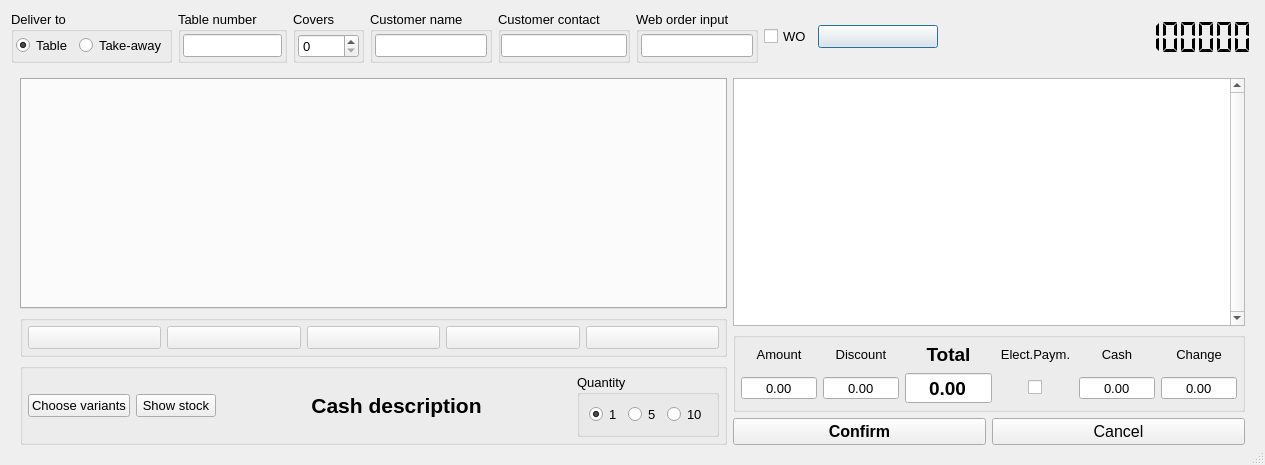
<?xml version="1.0" encoding="UTF-8"?>
<ui version="4.0">
 <author>Paolo De Stefani</author>
 <class>OrderDialog2</class>
 <widget class="QDialog" name="OrderDialog2">
  <property name="windowModality">
   <enum>Qt::WindowModality::NonModal</enum>
  </property>
  <property name="geometry">
   <rect>
    <x>0</x>
    <y>0</y>
    <width>1194</width>
    <height>465</height>
   </rect>
  </property>
  <property name="font">
   <font>
    <pointsize>10</pointsize>
   </font>
  </property>
  <property name="windowTitle">
   <string>Order dialog</string>
  </property>
  <property name="sizeGripEnabled">
   <bool>true</bool>
  </property>
  <layout class="QVBoxLayout" name="verticalLayout_14">
   <item>
    <layout class="QHBoxLayout" name="horizontalLayout_4">
     <item>
      <widget class="QGroupBox" name="groupBoxDeliver">
       <property name="title">
        <string>Deliver to</string>
       </property>
       <layout class="QVBoxLayout" name="verticalLayout_6">
        <property name="leftMargin">
         <number>2</number>
        </property>
        <property name="topMargin">
         <number>2</number>
        </property>
        <property name="rightMargin">
         <number>2</number>
        </property>
        <property name="bottomMargin">
         <number>2</number>
        </property>
        <item>
         <layout class="QHBoxLayout" name="horizontalLayout_2">
          <item>
           <widget class="QRadioButton" name="radioButtonTable">
            <property name="text">
             <string>Table</string>
            </property>
            <property name="checked">
             <bool>true</bool>
            </property>
           </widget>
          </item>
          <item>
           <widget class="QRadioButton" name="radioButtonTakeAway">
            <property name="text">
             <string>Take-away</string>
            </property>
           </widget>
          </item>
         </layout>
        </item>
       </layout>
      </widget>
     </item>
     <item>
      <widget class="QGroupBox" name="groupBoxTableNum">
       <property name="title">
        <string>Table number</string>
       </property>
       <layout class="QVBoxLayout" name="verticalLayout_8">
        <property name="leftMargin">
         <number>2</number>
        </property>
        <property name="topMargin">
         <number>2</number>
        </property>
        <property name="rightMargin">
         <number>2</number>
        </property>
        <property name="bottomMargin">
         <number>2</number>
        </property>
        <item>
         <widget class="QLineEdit" name="lineEditTable">
          <property name="inputMask">
           <string/>
          </property>
         </widget>
        </item>
       </layout>
      </widget>
     </item>
     <item>
      <widget class="QGroupBox" name="groupBoxCovers">
       <property name="title">
        <string>Covers</string>
       </property>
       <layout class="QVBoxLayout" name="verticalLayout_9">
        <property name="leftMargin">
         <number>2</number>
        </property>
        <property name="topMargin">
         <number>2</number>
        </property>
        <property name="rightMargin">
         <number>2</number>
        </property>
        <property name="bottomMargin">
         <number>2</number>
        </property>
        <item>
         <widget class="QSpinBox" name="spinBoxCovers">
          <property name="buttonSymbols">
           <enum>QAbstractSpinBox::ButtonSymbols::UpDownArrows</enum>
          </property>
          <property name="minimum">
           <number>0</number>
          </property>
          <property name="maximum">
           <number>999</number>
          </property>
         </widget>
        </item>
       </layout>
      </widget>
     </item>
     <item>
      <widget class="QGroupBox" name="groupBoxCustomerName">
       <property name="title">
        <string>Customer name</string>
       </property>
       <layout class="QVBoxLayout" name="verticalLayout_10">
        <property name="leftMargin">
         <number>2</number>
        </property>
        <property name="topMargin">
         <number>2</number>
        </property>
        <property name="rightMargin">
         <number>2</number>
        </property>
        <property name="bottomMargin">
         <number>2</number>
        </property>
        <item>
         <widget class="QLineEdit" name="lineEditCustomerName"/>
        </item>
       </layout>
      </widget>
     </item>
     <item>
      <widget class="QGroupBox" name="groupBoxCustomerContact">
       <property name="title">
        <string>Customer contact</string>
       </property>
       <layout class="QVBoxLayout" name="verticalLayout_17">
        <property name="leftMargin">
         <number>0</number>
        </property>
        <property name="topMargin">
         <number>0</number>
        </property>
        <property name="rightMargin">
         <number>0</number>
        </property>
        <property name="bottomMargin">
         <number>0</number>
        </property>
        <item>
         <widget class="QLineEdit" name="lineEditCustomerContact"/>
        </item>
       </layout>
      </widget>
     </item>
     <item>
      <widget class="QGroupBox" name="groupBoxWebOrderInput">
       <property name="title">
        <string>Web order input</string>
       </property>
       <layout class="QVBoxLayout" name="verticalLayout_12">
        <property name="leftMargin">
         <number>2</number>
        </property>
        <property name="topMargin">
         <number>2</number>
        </property>
        <property name="rightMargin">
         <number>2</number>
        </property>
        <property name="bottomMargin">
         <number>2</number>
        </property>
        <item>
         <widget class="QLineEdit" name="lineEditBarCode">
          <property name="toolTip">
           <string>Press Ctrl+F11 to set focus here</string>
          </property>
         </widget>
        </item>
       </layout>
      </widget>
     </item>
     <item>
      <widget class="QCheckBox" name="checkBoxWebOrder">
       <property name="enabled">
        <bool>true</bool>
       </property>
       <property name="focusPolicy">
        <enum>Qt::FocusPolicy::StrongFocus</enum>
       </property>
       <property name="toolTip">
        <string>Checked if this order was imported from an web order QRC or number</string>
       </property>
       <property name="layoutDirection">
        <enum>Qt::LayoutDirection::LeftToRight</enum>
       </property>
       <property name="text">
        <string>WO</string>
       </property>
      </widget>
     </item>
     <item>
      <widget class="QPushButton" name="pushButtonTablesSwitch">
       <property name="sizePolicy">
        <sizepolicy hsizetype="Minimum" vsizetype="Fixed">
         <horstretch>0</horstretch>
         <verstretch>0</verstretch>
        </sizepolicy>
       </property>
       <property name="minimumSize">
        <size>
         <width>120</width>
         <height>0</height>
        </size>
       </property>
       <property name="styleSheet">
        <string notr="true">text-align: left;</string>
       </property>
       <property name="iconSize">
        <size>
         <width>48</width>
         <height>48</height>
        </size>
       </property>
      </widget>
     </item>
     <item>
      <widget class="QLCDNumber" name="lcdNumberTime">
       <property name="sizePolicy">
        <sizepolicy hsizetype="Minimum" vsizetype="Minimum">
         <horstretch>0</horstretch>
         <verstretch>0</verstretch>
        </sizepolicy>
       </property>
       <property name="minimumSize">
        <size>
         <width>310</width>
         <height>0</height>
        </size>
       </property>
       <property name="toolTip">
        <string>Press Ctrl+F12 to change date and time</string>
       </property>
       <property name="frameShape">
        <enum>QFrame::Shape::NoFrame</enum>
       </property>
       <property name="smallDecimalPoint">
        <bool>false</bool>
       </property>
       <property name="digitCount">
        <number>17</number>
       </property>
       <property name="mode">
        <enum>QLCDNumber::Mode::Dec</enum>
       </property>
       <property name="segmentStyle">
        <enum>QLCDNumber::SegmentStyle::Flat</enum>
       </property>
       <property name="value" stdset="0">
        <double>12345678901234568.000000000000000</double>
       </property>
      </widget>
     </item>
    </layout>
   </item>
   <item>
    <widget class="QStackedWidget" name="stackedWidgetTableOrder">
     <property name="currentIndex">
      <number>0</number>
     </property>
     <widget class="QWidget" name="Order">
      <layout class="QHBoxLayout" name="horizontalLayout_7">
       <item>
        <layout class="QVBoxLayout" name="verticalLayout_13">
         <item>
          <widget class="QTabWidget" name="tabWidgetList">
           <property name="sizePolicy">
            <sizepolicy hsizetype="Expanding" vsizetype="Expanding">
             <horstretch>0</horstretch>
             <verstretch>0</verstretch>
            </sizepolicy>
           </property>
           <property name="minimumSize">
            <size>
             <width>0</width>
             <height>0</height>
            </size>
           </property>
           <property name="font">
            <font>
             <pointsize>14</pointsize>
             <bold>true</bold>
            </font>
           </property>
           <property name="tabPosition">
            <enum>QTabWidget::TabPosition::North</enum>
           </property>
           <property name="currentIndex">
            <number>-1</number>
           </property>
           <property name="elideMode">
            <enum>Qt::TextElideMode::ElideRight</enum>
           </property>
           <property name="tabsClosable">
            <bool>false</bool>
           </property>
          </widget>
         </item>
         <item>
          <layout class="QVBoxLayout" name="verticalLayout_7">
           <item>
            <widget class="QGroupBox" name="groupBox_2">
             <property name="sizePolicy">
              <sizepolicy hsizetype="Preferred" vsizetype="Preferred">
               <horstretch>0</horstretch>
               <verstretch>0</verstretch>
              </sizepolicy>
             </property>
             <property name="minimumSize">
              <size>
               <width>0</width>
               <height>0</height>
              </size>
             </property>
             <property name="title">
              <string/>
             </property>
             <layout class="QVBoxLayout" name="verticalLayout_3">
              <property name="leftMargin">
               <number>5</number>
              </property>
              <property name="topMargin">
               <number>5</number>
              </property>
              <property name="rightMargin">
               <number>5</number>
              </property>
              <property name="bottomMargin">
               <number>5</number>
              </property>
              <item>
               <layout class="QHBoxLayout" name="horizontalLayout_5">
                <item>
                 <widget class="QPushButton" name="pushButtonDepartmentNote1">
                  <property name="enabled">
                   <bool>false</bool>
                  </property>
                  <property name="sizePolicy">
                   <sizepolicy hsizetype="Preferred" vsizetype="Fixed">
                    <horstretch>0</horstretch>
                    <verstretch>0</verstretch>
                   </sizepolicy>
                  </property>
                  <property name="minimumSize">
                   <size>
                    <width>90</width>
                    <height>0</height>
                   </size>
                  </property>
                  <property name="text">
                   <string/>
                  </property>
                 </widget>
                </item>
                <item>
                 <widget class="QPushButton" name="pushButtonDepartmentNote2">
                  <property name="enabled">
                   <bool>false</bool>
                  </property>
                  <property name="sizePolicy">
                   <sizepolicy hsizetype="Preferred" vsizetype="Fixed">
                    <horstretch>0</horstretch>
                    <verstretch>0</verstretch>
                   </sizepolicy>
                  </property>
                  <property name="minimumSize">
                   <size>
                    <width>90</width>
                    <height>0</height>
                   </size>
                  </property>
                  <property name="text">
                   <string/>
                  </property>
                 </widget>
                </item>
                <item>
                 <widget class="QPushButton" name="pushButtonDepartmentNote3">
                  <property name="enabled">
                   <bool>false</bool>
                  </property>
                  <property name="sizePolicy">
                   <sizepolicy hsizetype="Preferred" vsizetype="Fixed">
                    <horstretch>0</horstretch>
                    <verstretch>0</verstretch>
                   </sizepolicy>
                  </property>
                  <property name="minimumSize">
                   <size>
                    <width>90</width>
                    <height>0</height>
                   </size>
                  </property>
                  <property name="text">
                   <string/>
                  </property>
                 </widget>
                </item>
                <item>
                 <widget class="QPushButton" name="pushButtonDepartmentNote4">
                  <property name="enabled">
                   <bool>false</bool>
                  </property>
                  <property name="sizePolicy">
                   <sizepolicy hsizetype="Preferred" vsizetype="Fixed">
                    <horstretch>0</horstretch>
                    <verstretch>0</verstretch>
                   </sizepolicy>
                  </property>
                  <property name="minimumSize">
                   <size>
                    <width>90</width>
                    <height>0</height>
                   </size>
                  </property>
                  <property name="text">
                   <string/>
                  </property>
                 </widget>
                </item>
                <item>
                 <widget class="QPushButton" name="pushButtonDepartmentNote5">
                  <property name="enabled">
                   <bool>false</bool>
                  </property>
                  <property name="sizePolicy">
                   <sizepolicy hsizetype="Preferred" vsizetype="Fixed">
                    <horstretch>0</horstretch>
                    <verstretch>0</verstretch>
                   </sizepolicy>
                  </property>
                  <property name="minimumSize">
                   <size>
                    <width>90</width>
                    <height>0</height>
                   </size>
                  </property>
                  <property name="text">
                   <string/>
                  </property>
                 </widget>
                </item>
               </layout>
              </item>
             </layout>
            </widget>
           </item>
           <item>
            <widget class="QGroupBox" name="groupBox_5">
             <property name="title">
              <string/>
             </property>
             <layout class="QVBoxLayout" name="verticalLayout_4">
              <property name="leftMargin">
               <number>5</number>
              </property>
              <property name="topMargin">
               <number>5</number>
              </property>
              <property name="rightMargin">
               <number>5</number>
              </property>
              <property name="bottomMargin">
               <number>5</number>
              </property>
              <item>
               <layout class="QHBoxLayout" name="horizontalLayout_3">
                <item>
                 <widget class="QPushButton" name="pushButtonVariants">
                  <property name="text">
                   <string>Choose variants</string>
                  </property>
                  <property name="iconSize">
                   <size>
                    <width>32</width>
                    <height>32</height>
                   </size>
                  </property>
                  <property name="checkable">
                   <bool>true</bool>
                  </property>
                 </widget>
                </item>
                <item>
                 <widget class="QPushButton" name="pushButtonShowLevel">
                  <property name="text">
                   <string>Show stock</string>
                  </property>
                  <property name="iconSize">
                   <size>
                    <width>32</width>
                    <height>32</height>
                   </size>
                  </property>
                  <property name="checkable">
                   <bool>true</bool>
                  </property>
                 </widget>
                </item>
                <item>
                 <spacer name="horizontalSpacer">
                  <property name="orientation">
                   <enum>Qt::Orientation::Horizontal</enum>
                  </property>
                  <property name="sizeHint" stdset="0">
                   <size>
                    <width>40</width>
                    <height>20</height>
                   </size>
                  </property>
                 </spacer>
                </item>
                <item>
                 <widget class="QLabel" name="labelCashDeskDescription">
                  <property name="font">
                   <font>
                    <pointsize>16</pointsize>
                    <bold>true</bold>
                   </font>
                  </property>
                  <property name="text">
                   <string>Cash description</string>
                  </property>
                  <property name="alignment">
                   <set>Qt::AlignmentFlag::AlignCenter</set>
                  </property>
                 </widget>
                </item>
                <item>
                 <spacer name="horizontalSpacer_2">
                  <property name="orientation">
                   <enum>Qt::Orientation::Horizontal</enum>
                  </property>
                  <property name="sizeHint" stdset="0">
                   <size>
                    <width>40</width>
                    <height>20</height>
                   </size>
                  </property>
                 </spacer>
                </item>
                <item>
                 <widget class="QGroupBox" name="groupBox">
                  <property name="title">
                   <string>Quantity</string>
                  </property>
                  <layout class="QVBoxLayout" name="verticalLayout">
                   <item>
                    <layout class="QHBoxLayout" name="horizontalLayout">
                     <item>
                      <widget class="QRadioButton" name="radioButton1">
                       <property name="text">
                        <string>1</string>
                       </property>
                       <property name="checked">
                        <bool>true</bool>
                       </property>
                      </widget>
                     </item>
                     <item>
                      <widget class="QRadioButton" name="radioButton5">
                       <property name="text">
                        <string>5</string>
                       </property>
                      </widget>
                     </item>
                     <item>
                      <widget class="QRadioButton" name="radioButton10">
                       <property name="text">
                        <string>10</string>
                       </property>
                      </widget>
                     </item>
                    </layout>
                   </item>
                  </layout>
                 </widget>
                </item>
               </layout>
              </item>
             </layout>
            </widget>
           </item>
          </layout>
         </item>
        </layout>
       </item>
       <item>
        <layout class="QVBoxLayout" name="verticalLayout_11">
         <item>
          <widget class="QTableWidget" name="tabWidgetOrder">
           <property name="sizePolicy">
            <sizepolicy hsizetype="Fixed" vsizetype="Expanding">
             <horstretch>0</horstretch>
             <verstretch>0</verstretch>
            </sizepolicy>
           </property>
           <property name="minimumSize">
            <size>
             <width>512</width>
             <height>0</height>
            </size>
           </property>
           <property name="font">
            <font>
             <pointsize>11</pointsize>
            </font>
           </property>
           <property name="verticalScrollBarPolicy">
            <enum>Qt::ScrollBarPolicy::ScrollBarAlwaysOn</enum>
           </property>
           <property name="horizontalScrollBarPolicy">
            <enum>Qt::ScrollBarPolicy::ScrollBarAlwaysOff</enum>
           </property>
           <property name="autoScroll">
            <bool>false</bool>
           </property>
           <property name="autoScrollMargin">
            <number>16</number>
           </property>
           <property name="editTriggers">
            <set>QAbstractItemView::EditTrigger::NoEditTriggers</set>
           </property>
           <property name="alternatingRowColors">
            <bool>true</bool>
           </property>
           <property name="selectionMode">
            <enum>QAbstractItemView::SelectionMode::SingleSelection</enum>
           </property>
           <property name="selectionBehavior">
            <enum>QAbstractItemView::SelectionBehavior::SelectRows</enum>
           </property>
           <property name="textElideMode">
            <enum>Qt::TextElideMode::ElideRight</enum>
           </property>
           <property name="verticalScrollMode">
            <enum>QAbstractItemView::ScrollMode::ScrollPerItem</enum>
           </property>
           <property name="rowCount">
            <number>0</number>
           </property>
           <property name="columnCount">
            <number>0</number>
           </property>
           <attribute name="horizontalHeaderDefaultSectionSize">
            <number>150</number>
           </attribute>
           <attribute name="verticalHeaderVisible">
            <bool>false</bool>
           </attribute>
          </widget>
         </item>
         <item>
          <layout class="QVBoxLayout" name="verticalLayout_5">
           <item>
            <widget class="QGroupBox" name="groupBox_3">
             <property name="title">
              <string/>
             </property>
             <layout class="QVBoxLayout" name="verticalLayout_2">
              <property name="leftMargin">
               <number>5</number>
              </property>
              <property name="topMargin">
               <number>5</number>
              </property>
              <property name="rightMargin">
               <number>5</number>
              </property>
              <property name="bottomMargin">
               <number>5</number>
              </property>
              <item>
               <layout class="QGridLayout" name="gridLayout" columnstretch="0,0,0,0,0,0">
                <item row="0" column="5">
                 <widget class="QLabel" name="label_10">
                  <property name="font">
                   <font>
                    <pointsize>10</pointsize>
                    <bold>false</bold>
                   </font>
                  </property>
                  <property name="text">
                   <string>Change</string>
                  </property>
                  <property name="alignment">
                   <set>Qt::AlignmentFlag::AlignCenter</set>
                  </property>
                 </widget>
                </item>
                <item row="0" column="4">
                 <widget class="QLabel" name="label_9">
                  <property name="font">
                   <font>
                    <pointsize>10</pointsize>
                    <bold>false</bold>
                   </font>
                  </property>
                  <property name="text">
                   <string>Cash</string>
                  </property>
                  <property name="alignment">
                   <set>Qt::AlignmentFlag::AlignCenter</set>
                  </property>
                 </widget>
                </item>
                <item row="1" column="2">
                 <widget class="QDoubleSpinBox" name="doubleSpinBoxTotal">
                  <property name="font">
                   <font>
                    <pointsize>14</pointsize>
                    <bold>true</bold>
                   </font>
                  </property>
                  <property name="cursor">
                   <cursorShape>ForbiddenCursor</cursorShape>
                  </property>
                  <property name="frame">
                   <bool>true</bool>
                  </property>
                  <property name="alignment">
                   <set>Qt::AlignmentFlag::AlignCenter</set>
                  </property>
                  <property name="readOnly">
                   <bool>true</bool>
                  </property>
                  <property name="buttonSymbols">
                   <enum>QAbstractSpinBox::ButtonSymbols::NoButtons</enum>
                  </property>
                  <property name="showGroupSeparator" stdset="0">
                   <bool>true</bool>
                  </property>
                  <property name="maximum">
                   <double>9999.989999999999782</double>
                  </property>
                 </widget>
                </item>
                <item row="1" column="4">
                 <widget class="QDoubleSpinBox" name="doubleSpinBoxCash">
                  <property name="alignment">
                   <set>Qt::AlignmentFlag::AlignCenter</set>
                  </property>
                  <property name="buttonSymbols">
                   <enum>QAbstractSpinBox::ButtonSymbols::NoButtons</enum>
                  </property>
                  <property name="showGroupSeparator" stdset="0">
                   <bool>true</bool>
                  </property>
                  <property name="maximum">
                   <double>9999.989999999999782</double>
                  </property>
                 </widget>
                </item>
                <item row="0" column="2">
                 <widget class="QLabel" name="label_7">
                  <property name="font">
                   <font>
                    <pointsize>14</pointsize>
                    <bold>true</bold>
                   </font>
                  </property>
                  <property name="frameShape">
                   <enum>QFrame::Shape::NoFrame</enum>
                  </property>
                  <property name="text">
                   <string>Total</string>
                  </property>
                  <property name="alignment">
                   <set>Qt::AlignmentFlag::AlignCenter</set>
                  </property>
                 </widget>
                </item>
                <item row="0" column="1">
                 <widget class="QLabel" name="label">
                  <property name="minimumSize">
                   <size>
                    <width>0</width>
                    <height>0</height>
                   </size>
                  </property>
                  <property name="text">
                   <string>Discount</string>
                  </property>
                  <property name="alignment">
                   <set>Qt::AlignmentFlag::AlignCenter</set>
                  </property>
                 </widget>
                </item>
                <item row="0" column="3">
                 <widget class="QLabel" name="label_11">
                  <property name="font">
                   <font>
                    <pointsize>10</pointsize>
                    <bold>false</bold>
                   </font>
                  </property>
                  <property name="text">
                   <string>Elect.Paym.</string>
                  </property>
                  <property name="alignment">
                   <set>Qt::AlignmentFlag::AlignCenter</set>
                  </property>
                 </widget>
                </item>
                <item row="1" column="5">
                 <widget class="QDoubleSpinBox" name="doubleSpinBoxChange">
                  <property name="alignment">
                   <set>Qt::AlignmentFlag::AlignCenter</set>
                  </property>
                  <property name="buttonSymbols">
                   <enum>QAbstractSpinBox::ButtonSymbols::NoButtons</enum>
                  </property>
                  <property name="showGroupSeparator" stdset="0">
                   <bool>true</bool>
                  </property>
                  <property name="maximum">
                   <double>9999.989999999999782</double>
                  </property>
                 </widget>
                </item>
                <item row="1" column="1">
                 <widget class="QDoubleSpinBox" name="doubleSpinBoxDiscount">
                  <property name="alignment">
                   <set>Qt::AlignmentFlag::AlignCenter</set>
                  </property>
                  <property name="buttonSymbols">
                   <enum>QAbstractSpinBox::ButtonSymbols::NoButtons</enum>
                  </property>
                  <property name="showGroupSeparator" stdset="0">
                   <bool>true</bool>
                  </property>
                  <property name="maximum">
                   <double>9999.989999999999782</double>
                  </property>
                 </widget>
                </item>
                <item row="0" column="0">
                 <widget class="QLabel" name="label_4">
                  <property name="sizePolicy">
                   <sizepolicy hsizetype="Preferred" vsizetype="Preferred">
                    <horstretch>0</horstretch>
                    <verstretch>0</verstretch>
                   </sizepolicy>
                  </property>
                  <property name="minimumSize">
                   <size>
                    <width>0</width>
                    <height>0</height>
                   </size>
                  </property>
                  <property name="font">
                   <font>
                    <pointsize>10</pointsize>
                    <bold>false</bold>
                   </font>
                  </property>
                  <property name="text">
                   <string>Amount</string>
                  </property>
                  <property name="alignment">
                   <set>Qt::AlignmentFlag::AlignCenter</set>
                  </property>
                 </widget>
                </item>
                <item row="1" column="3" alignment="Qt::AlignmentFlag::AlignHCenter">
                 <widget class="QCheckBox" name="checkBoxElectronicPayment">
                  <property name="focusPolicy">
                   <enum>Qt::FocusPolicy::StrongFocus</enum>
                  </property>
                  <property name="text">
                   <string/>
                  </property>
                 </widget>
                </item>
                <item row="1" column="0">
                 <widget class="QDoubleSpinBox" name="doubleSpinBoxSubTotal">
                  <property name="cursor">
                   <cursorShape>ForbiddenCursor</cursorShape>
                  </property>
                  <property name="frame">
                   <bool>true</bool>
                  </property>
                  <property name="alignment">
                   <set>Qt::AlignmentFlag::AlignCenter</set>
                  </property>
                  <property name="readOnly">
                   <bool>true</bool>
                  </property>
                  <property name="buttonSymbols">
                   <enum>QAbstractSpinBox::ButtonSymbols::NoButtons</enum>
                  </property>
                  <property name="showGroupSeparator" stdset="0">
                   <bool>true</bool>
                  </property>
                  <property name="maximum">
                   <double>9999.989999999999782</double>
                  </property>
                 </widget>
                </item>
               </layout>
              </item>
             </layout>
            </widget>
           </item>
           <item>
            <layout class="QHBoxLayout" name="horizontalLayout_6">
             <item>
              <widget class="QPushButton" name="pushButtonConfirm">
               <property name="sizePolicy">
                <sizepolicy hsizetype="Minimum" vsizetype="Preferred">
                 <horstretch>0</horstretch>
                 <verstretch>0</verstretch>
                </sizepolicy>
               </property>
               <property name="minimumSize">
                <size>
                 <width>150</width>
                 <height>0</height>
                </size>
               </property>
               <property name="font">
                <font>
                 <pointsize>12</pointsize>
                 <bold>true</bold>
                </font>
               </property>
               <property name="text">
                <string>Confirm</string>
               </property>
               <property name="iconSize">
                <size>
                 <width>32</width>
                 <height>32</height>
                </size>
               </property>
              </widget>
             </item>
             <item>
              <widget class="QPushButton" name="pushButtonCancel">
               <property name="sizePolicy">
                <sizepolicy hsizetype="Minimum" vsizetype="Preferred">
                 <horstretch>0</horstretch>
                 <verstretch>0</verstretch>
                </sizepolicy>
               </property>
               <property name="minimumSize">
                <size>
                 <width>120</width>
                 <height>0</height>
                </size>
               </property>
               <property name="font">
                <font>
                 <pointsize>12</pointsize>
                </font>
               </property>
               <property name="text">
                <string>Cancel</string>
               </property>
               <property name="iconSize">
                <size>
                 <width>32</width>
                 <height>32</height>
                </size>
               </property>
              </widget>
             </item>
            </layout>
           </item>
          </layout>
         </item>
        </layout>
       </item>
      </layout>
     </widget>
     <widget class="QWidget" name="Tables">
      <layout class="QVBoxLayout" name="verticalLayout_15">
       <item>
        <widget class="QScrollArea" name="scrollArea">
         <property name="widgetResizable">
          <bool>true</bool>
         </property>
         <widget class="QWidget" name="scrollAreaWidgetContents">
          <property name="geometry">
           <rect>
            <x>0</x>
            <y>0</y>
            <width>98</width>
            <height>28</height>
           </rect>
          </property>
          <layout class="QVBoxLayout" name="verticalLayout_19">
           <property name="leftMargin">
            <number>0</number>
           </property>
           <property name="topMargin">
            <number>0</number>
           </property>
           <property name="rightMargin">
            <number>0</number>
           </property>
           <property name="bottomMargin">
            <number>0</number>
           </property>
           <item>
            <widget class="QFrame" name="frameTables">
             <property name="frameShape">
              <enum>QFrame::Shape::StyledPanel</enum>
             </property>
             <property name="frameShadow">
              <enum>QFrame::Shadow::Raised</enum>
             </property>
             <layout class="QVBoxLayout" name="verticalLayout_16">
              <property name="leftMargin">
               <number>5</number>
              </property>
              <property name="topMargin">
               <number>5</number>
              </property>
              <property name="rightMargin">
               <number>5</number>
              </property>
              <property name="bottomMargin">
               <number>5</number>
              </property>
              <item>
               <layout class="QGridLayout" name="gridLayoutTables"/>
              </item>
             </layout>
            </widget>
           </item>
          </layout>
         </widget>
        </widget>
       </item>
      </layout>
     </widget>
    </widget>
   </item>
  </layout>
 </widget>
 <tabstops>
  <tabstop>radioButtonTable</tabstop>
  <tabstop>radioButtonTakeAway</tabstop>
  <tabstop>lineEditTable</tabstop>
  <tabstop>spinBoxCovers</tabstop>
  <tabstop>lineEditCustomerName</tabstop>
  <tabstop>tabWidgetList</tabstop>
  <tabstop>pushButtonVariants</tabstop>
  <tabstop>pushButtonShowLevel</tabstop>
  <tabstop>radioButton1</tabstop>
  <tabstop>radioButton5</tabstop>
  <tabstop>radioButton10</tabstop>
  <tabstop>tabWidgetOrder</tabstop>
  <tabstop>pushButtonDepartmentNote1</tabstop>
  <tabstop>pushButtonDepartmentNote2</tabstop>
  <tabstop>pushButtonDepartmentNote3</tabstop>
  <tabstop>pushButtonDepartmentNote4</tabstop>
  <tabstop>pushButtonDepartmentNote5</tabstop>
  <tabstop>pushButtonConfirm</tabstop>
  <tabstop>pushButtonCancel</tabstop>
 </tabstops>
 <resources/>
 <connections/>
</ui>
